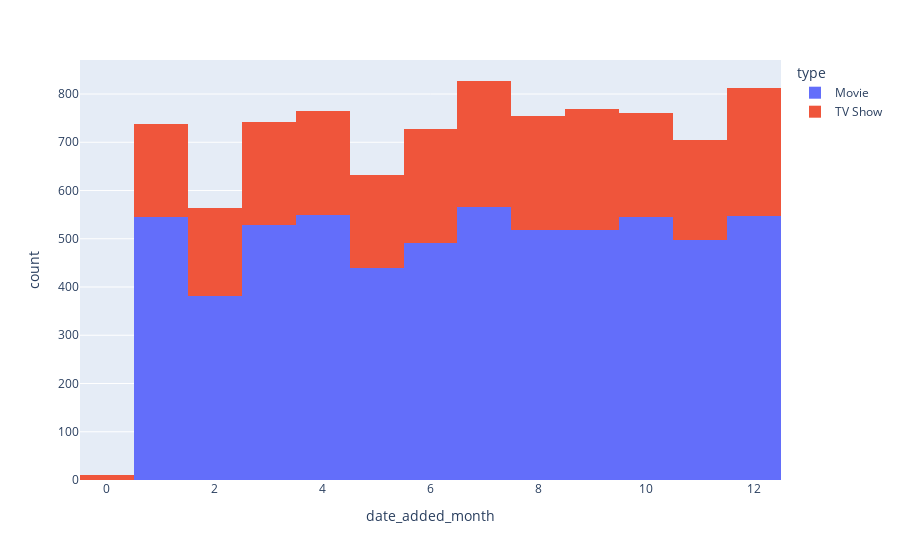

This figure's notebook cell:
### Markdown cell above
### There seems to be a pattern in the volume of movies added, seems like most movies are added in the later half of the year, exploring further to check.

### Code cell
# Ploting by movies added by Months
dam=px.histogram( data_import ,x="date_added_month", color = 'type')
dam.show()
dam.write_html('/Python/Netflix EDA/dam.html')

### Figure 1 — Plotly figure (JSON) as saved in the notebook; plotly's stock layout.template omitted (floating-point values rounded to 4 significant figures; data arrays with more than 128 entries replaced by an {"elided": "..."} marker saying what was removed)
{"data": [{"alignmentgroup": "True", "bingroup": "x", "hovertemplate": "type=Movie<br>date_added_month=%{x}<br>count=%{y}<extra></extra>", "legendgroup": "Movie", "marker": {"color": "#636efa"}, "name": "Movie", "offsetgroup": "Movie", "orientation": "v", "showlegend": true, "type": "histogram", "x": {"elided": "6131 int values"}, "xaxis": "x", "yaxis": "y"}, {"alignmentgroup": "True", "bingroup": "x", "hovertemplate": "type=TV Show<br>date_added_month=%{x}<br>count=%{y}<extra></extra>", "legendgroup": "TV Show", "marker": {"color": "#EF553B"}, "name": "TV Show", "offsetgroup": "TV Show", "orientation": "v", "showlegend": true, "type": "histogram", "x": {"elided": "2676 int values"}, "xaxis": "x", "yaxis": "y"}], "layout": {"barmode": "relative", "legend": {"title": {"text": "type"}, "tracegroupgap": 0}, "margin": {"t": 60}, "xaxis": {"anchor": "y", "domain": [0, 1], "title": {"text": "date_added_month"}}, "yaxis": {"anchor": "x", "domain": [0, 1], "title": {"text": "count"}}}}
